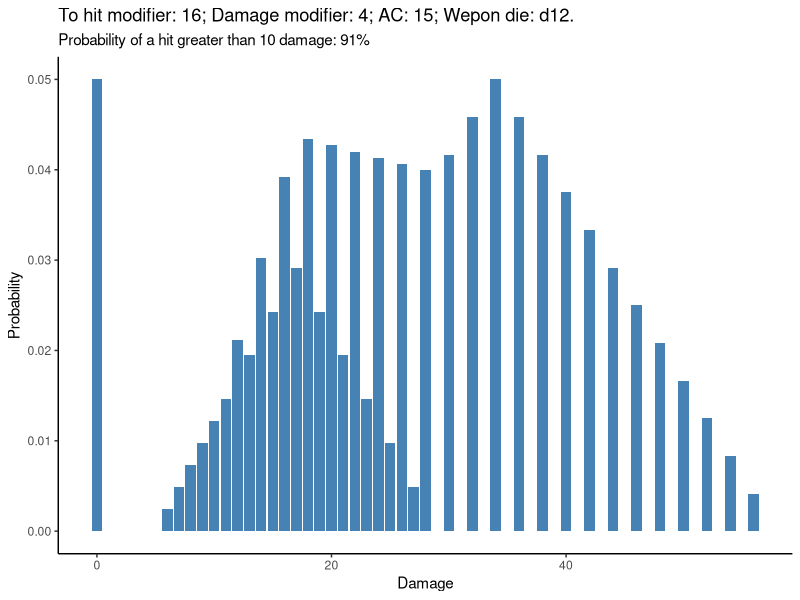

This figure's R source:
## ---- chunk 1
library(tidyverse)
## ---- chunk 2
p2e_2d_damcalc <- function (to_hit_mod, dam_mod, ac, die_max){
  ### This function returns a vector of all possible damage outcomes for a P2E character doing two d6 damage die
  dam_vector <- c()
  
  for (d20 in 1:20) {
    to_hit <- d20 + to_hit_mod
    crit <- FALSE
    
    if (d20 == 20 | to_hit - ac >= 10) {crit <- TRUE}
    
    if ((to_hit - ac < 0 & !crit) | d20 == 1) {
      dam_vector <- c(dam_vector, rep(0, die_max ^ 2))  ### Need to balance against the number of outcomes for each hit
    } else {
      for (d1 in 1:die_max) {
        for (d2 in 1:die_max) {
          dam <- d1 + d2 + dam_mod
          if (crit) {dam <- dam * 2}
          dam_vector <- c(dam_vector, dam)
        }
      }
    }
    
  }
  
  dam_df <- data.frame(dam_vector)
  
  dam_df
}
## ---- chunk 3
p2e_2d_damcalc(12, 3, 23, 8)
## ---- chunk 4
### Visualization function

p2e_2d_dam_viz <- function (to_hit_mod, dam_mod, ac, die_max, dam_threshold){
  
  title_text <- str_c("To hit modifier: ", to_hit_mod,
                      "; Damage modifier: ", dam_mod,
                      "; AC: ", ac, 
                      "; Wepon die: d", die_max, ".")
  
  
  
  dam_df <- p2e_2d_damcalc(to_hit_mod = to_hit_mod, 
                 dam_mod = dam_mod, 
                 ac = ac,
                 die_max = die_max)
  
  n_outcomes <- nrow(dam_df)
  
  dam_df <- dam_df |>
    group_by(dam_vector) |>
    summarize(
      dam_probs = n() / n_outcomes
    )
  
  ratio_over_threshold <- dam_df |>
    filter(dam_vector > dam_threshold) |>
    summarize(
      dam_prob = sum(dam_probs)
    ) |>
    pull(dam_prob) |>
    round(2)
  
  caption_text <- str_c("Probability of a hit greater than ", dam_threshold,
                        " damage: ", ratio_over_threshold * 100, "%")
  
   dam_df |>
    ggplot(aes(x = dam_vector, y = dam_probs)) +
    geom_bar(stat = "identity", fill = "steelblue") +
    theme_classic() +
    labs(
      x = "Damage",
      y = "Probability",
      title = title_text,
      subtitle = caption_text
    )
}



## ---- chunk 5
p2e_2d_dam_viz(to_hit_mod =  16, 
               dam_mod = 4, 
               ac = 15, 
               die_max = 12,
               dam_threshold = 10)
## ---- chunk 6
p2e_twf_2d_damcalc <- function (to_hit_mod_1,
                                to_hit_mod_2,
                                dam_mod,
                                ac,
                                die_max_1,
                                die_max_2){
  ###Get outcomes for attacking with two weapons, each of which may have a different to hit modifier and a different damage die
  dam_vector <- c()
  
  weapon_1_dam <- p2e_2d_damcalc(to_hit_mod = to_hit_mod_1,
                                 dam_mod = dam_mod,
                                 ac = ac,
                                 die_max = die_max_1) |>
    pull(dam_vector)
  
  for (outcome in weapon_1_dam) {
    weapon_2_dam <- p2e_2d_damcalc(to_hit_mod = to_hit_mod_2,
                                   dam_mod = dam_mod,
                                   ac = ac,
                                   die_max = die_max_2) |>
    pull(dam_vector)
    
    dam_vector <- c(dam_vector, weapon_2_dam + outcome)
  }
  
  dam_df <- data.frame(dam_vector)
  
  dam_df
  
}
## ---- chunk 7
dam_df <- p2e_twf_2d_damcalc(to_hit_mod_1 = 12,
                             to_hit_mod_2 = 12,
                             dam_mod = 3,
                             ac = 23,
                             die_max_1 = 2,
                             die_max_2 = 2)

n_outcomes <- nrow(dam_df)
  
dam_df <- dam_df |>
  group_by(dam_vector) |>
  summarize(
    dam_probs = n() / n_outcomes
  )

dam_df
## ---- chunk 8
c(1,2,3) + 1
